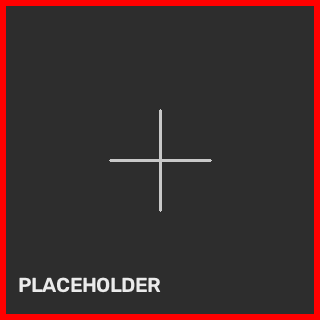
#> input picture assets/dot_matrix/input/placeholder_t0.png, 320 x 320 px; its folder holds only this picture in this run
$ python dot_matrix.py
#> lines starting #> are read from the running program, lines starting #| are printed output that depends on the picture
#!/usr/bin/env python3
# -*- coding: utf-8 -*-
"""dot_matrix.py -- 把 input/ 里的所有图片渲染成 LED 点阵屏（无命令行参数）

实现方式：
  1. 不接受任何命令行参数，所有参数都是文件顶部的常量；
  2. 每个通道的「单个 cell 蒙版」从 masks/ 目录读取 PNG 文件：
         masks/<LAYOUT>_B.png
         masks/<LAYOUT>_G.png
         masks/<LAYOUT>_R.png
     换蒙版就是换文件，不改代码。PNG 里存 0~255 灰度，读进来除以 255 当权重。
  3. 批量处理 input/ 里的**所有图片**，只输出最终结果到 output/，
     **不写任何中间文件**。

处理链（每张图独立运行一遍）：
  1. 原图 INTER_AREA 下采样到 (ROWS, COLS) 点阵屏分辨率
  2. 建一整屏纯黑画布 (COLS*cell_w  x  ROWS*cell_h)
  3. 读每个通道的单个 cell 蒙版，缩放到 cell 大小
  4. np.tile 把单个 cell 蒙版平铺到每一个点阵像素，再按通道填色：
         out[..., c] = 最近邻放大后的通道 c * mask_tiled[c]
  5. uint8 -> float32（可以超过 255）
  6. 乘 GAIN 提亮
  7. 高斯模糊，模拟发光/扩散（SIGMA 以 cell 边长为单位，取 cell 短边；0 = 不模糊）
  8. clip 回 [0, 255] 并转回 uint8

用法（唯一的运行方式，不接受参数）：
    python3 assets/dot_matrix/dot_matrix.py

    input/  放要处理的图（png/jpg/jpeg/bmp，只看这一层，不递归）
    output/ 每张图输出一张同名 PNG，中间结果只在内存里，不写入文件
"""

from __future__ import annotations

from pathlib import Path
from typing import Dict, List

import cv2
import numpy as np

# --------------------------------------------------------------------------- #
# 全部参数硬编码在这里 —— 不接受命令行参数，改这几行就行
# --------------------------------------------------------------------------- #
HERE = Path(__file__).resolve().parent

INPUT_DIR = HERE / "input"     # 待点阵化的图片目录（处理这里面所有图片）
MASK_DIR = HERE / "masks"      # 单个 cell 蒙版目录，读 <LAYOUT>_B/G/R.png
OUT_DIR = HERE / "output"      # 只放最终结果，不写中间文件

IMAGE_EXTS = (".png", ".jpg", ".jpeg", ".bmp")   # input/ 里认哪些扩展名

LAYOUT = "stripe"      # 用哪一套蒙版："circle"（圆点）或 "stripe"（RGB 竖条子像素）
ROWS = 64              # 点阵屏行数
COLS = 64              # 点阵屏列数
OUT_SIZE = 2048        # 输出分辨率（取整为 cell 的整数倍）
GAIN = 1.0             # 提亮增益，越大越容易过曝成白
SIGMA = 0.0           # 高斯 sigma，单位是 cell 边长（长短边不一致时取短边）；0 = 不模糊

CHANNEL_NAMES = ("B", "G", "R")   # 蒙版文件的通道后缀，也是数组的第 0/1/2 维


# --------------------------------------------------------------------------- #
# 1) 把原图下采样到点阵屏分辨率
# --------------------------------------------------------------------------- #
def downsample_to_matrix(img: np.ndarray, rows: int, cols: int) -> np.ndarray:
    """任意尺寸 BGR uint8 图像 -> (rows, cols) 的点阵屏像素。"""
    return cv2.resize(img, (cols, rows), interpolation=cv2.INTER_AREA)


# --------------------------------------------------------------------------- #
# 2)+3) cell 大小 + 从 PNG 读每通道的单个 cell 蒙版
# --------------------------------------------------------------------------- #
def cell_size(rows: int, cols: int, out_size: int) -> tuple:
    """输出分辨率取整为 cell 整数倍时，单个 cell 的 (高, 宽)。"""
    cell_w = max(1, int(round(out_size / cols)))
    cell_h = max(1, int(round(out_size / rows)))
    return cell_h, cell_w


def load_cell_masks(layout: str, cell_h: int, cell_w: int,
                    mask_dir: Path = MASK_DIR) -> np.ndarray:
    """从 mask_dir 读 (3, cell_h, cell_w) float32 蒙版：只描述一个 cell 内部。

    PNG 是 0~255 灰度，读进来先归一化到 0~1；尺寸和当前 cell 不一致时自动缩放
    （缩小用 INTER_AREA，放大用 INTER_LINEAR），所以换 ROWS/COLS/OUT_SIZE 不用重画蒙版。
    """
    masks = np.empty((3, cell_h, cell_w), dtype=np.float32)
    for index, name in enumerate(CHANNEL_NAMES):
        path = mask_dir / f"{layout}_{name}.png"
        mask = cv2.imread(str(path), cv2.IMREAD_GRAYSCALE)
        if mask is None:
            raise SystemExit(f"读不到蒙版：{path}（LAYOUT={layout!r} 需要 {layout}_B/G/R.png）")
        if mask.shape != (cell_h, cell_w):
            shrinking = mask.shape[0] > cell_h or mask.shape[1] > cell_w
            mask = cv2.resize(mask, (cell_w, cell_h),
                              interpolation=cv2.INTER_AREA if shrinking else cv2.INTER_LINEAR)
        masks[index] = mask.astype(np.float32) / 255.0
    return masks


def tile_masks(cell_masks: np.ndarray, rows: int, cols: int) -> np.ndarray:
    """(3, cell_h, cell_w) --np.tile--> (3, rows*cell_h, cols*cell_w)，每个点阵像素一张。"""
    return np.tile(cell_masks, (1, rows, cols))


# --------------------------------------------------------------------------- #
# 4) 按蒙版填充纯黑画布
# --------------------------------------------------------------------------- #
def fill_by_channel_masks(screen: np.ndarray, masks: np.ndarray) -> np.ndarray:
    """screen: (rows, cols, 3) 点阵屏内容；masks: (3, H, W) 平铺后的蒙版。"""
    out_h, out_w = masks.shape[1], masks.shape[2]
    # 最近邻放大：一个 cell 里的所有子像素都拿到该点阵像素的颜色
    up = cv2.resize(screen, (out_w, out_h), interpolation=cv2.INTER_NEAREST).astype(np.float32)
    canvas = np.zeros((out_h, out_w, 3), dtype=np.float32)
    for c in range(3):
        canvas[..., c] = up[..., c] * masks[c]
    return np.clip(canvas, 0.0, 255.0).round().astype(np.uint8)


# --------------------------------------------------------------------------- #
# 5)~8) 提亮 / 发光 / 截断
# --------------------------------------------------------------------------- #
def brighten(filled_u8: np.ndarray, gain: float) -> np.ndarray:
    """uint8 -> float32（可超过 255），再乘增益。"""
    return filled_u8.astype(np.float32) * gain


def gaussian_glow(bright_f: np.ndarray, sigma: float) -> np.ndarray:
    """高斯模糊；sigma 单位是**像素**，<= 0 时原样返回（0 就是 0，不做任何自动推断）。

    调用方负责把"cell 倍数"换算成像素（见 render_dot_matrix）；
    OpenCV 在 ksize=(0,0) 且 sigma=0 时会断言失败，所以 0 必须显式跳过。
    """
    if sigma <= 0:
        return bright_f
    return cv2.GaussianBlur(bright_f, (0, 0), sigmaX=sigma, sigmaY=sigma,
                            borderType=cv2.BORDER_REPLICATE)


def clip_to_uint8(f: np.ndarray) -> np.ndarray:
    return np.clip(f, 0.0, 255.0).astype(np.uint8)


# --------------------------------------------------------------------------- #
# 完整流程（单张图，结果只在内存里，不写入文件）
# --------------------------------------------------------------------------- #
def render_dot_matrix(img: np.ndarray, rows: int = ROWS, cols: int = COLS,
                      out_size: int = OUT_SIZE, gain: float = GAIN, sigma: float = SIGMA,
                      layout: str = LAYOUT) -> Dict[str, object]:
    """返回各阶段结果（只返回给调用者，不写文件），其中 final 是最终 uint8 图像。

    sigma 以 cell 边长为单位（cell 长短边不一致时取较短边），内部换算成像素
    sigma_px = sigma * min(cell_w, cell_h)，两个值都会放在返回的 dict 里。
    """
    cell_h, cell_w = cell_size(rows, cols, out_size)
    out_w, out_h = cols * cell_w, rows * cell_h

    screen = downsample_to_matrix(img, rows, cols)                     # 1
    cell_masks = load_cell_masks(layout, cell_h, cell_w)               # 2 + 3（读 PNG）
    masks = tile_masks(cell_masks, rows, cols)                         # 4a 平铺
    filled = fill_by_channel_masks(screen, masks)                      # 4b 填充
    bright = brighten(filled, gain)                                    # 5 + 6
    sigma_px = sigma * min(cell_w, cell_h)                             # cell 边长倍数 -> 像素
    blurred = gaussian_glow(bright, sigma_px)                          # 7（0 = 不模糊）
    final = clip_to_uint8(blurred)                                     # 8

    return dict(screen=screen, cell_masks=cell_masks, masks=masks, filled=filled,
                bright=bright, blurred=blurred, final=final,
                sigma=float(sigma), sigma_px=float(sigma_px),
                cell_w=cell_w, cell_h=cell_h)


# --------------------------------------------------------------------------- #
# 批量入口（没有命令行参数）
# --------------------------------------------------------------------------- #
def list_input_images(input_dir: Path = INPUT_DIR) -> List[Path]:
    """input/ 里的所有图片，按文件名排序（不递归）。"""
    if not input_dir.is_dir():
        raise SystemExit(f"输入目录不存在：{input_dir}")
    return sorted(p for p in input_dir.iterdir()
                  if p.is_file() and p.suffix.lower() in IMAGE_EXTS)


def main() -> int:
    images = list_input_images()
    if not images:
        raise SystemExit(f"输入目录里没有图片（{' / '.join(IMAGE_EXTS)}）：{INPUT_DIR}")

    cell_h, cell_w = cell_size(ROWS, COLS, OUT_SIZE)
    OUT_DIR.mkdir(parents=True, exist_ok=True)

    print(f"输入目录      : {INPUT_DIR}（{len(images)} 张图）")
    print(f"点阵屏        : {COLS} x {ROWS} 个点，单个 cell {cell_w} x {cell_h} px"
          f" -> 每张输出 {COLS * cell_w} x {ROWS * cell_h}")
    sigma_px = SIGMA * min(cell_w, cell_h)
    print(f"蒙版/增益/模糊: {LAYOUT}（masks/{LAYOUT}_B|G|R.png），gain={GAIN}，"
          f"sigma={SIGMA} cell（{sigma_px:.2f} px）" + ("，不模糊" if sigma_px <= 0 else ""))
    print(f"输出目录      : {OUT_DIR}（只写最终结果，不写中间文件）")

    done = 0
    for path in images:
        img = cv2.imread(str(path), cv2.IMREAD_COLOR)
#> img is the input picture: shape (320, 320, 3); mean B, G, R 44.5, 44.5, 63.3
        if img is None:
            print(f"跳过（读不到）：{path.name}")
            continue
        stages = render_dot_matrix(img)          # 中间结果只在内存里
#> in downsample_to_matrix, `return cv2.resize(img, (cols, rows), interpolation=cv2.INTER_AREA)`:
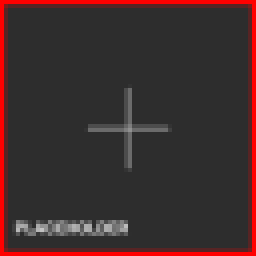
#> returned value: shape (64, 64, 3) (shown 4 times larger); mean of channels 0, 1, 2 44.5, 44.5, 63.3; drawn as B, G, R
        out_path = OUT_DIR / f"{path.stem}.png"
        if not cv2.imwrite(str(out_path), stages["final"]):
            print(f"写出失败：{out_path}")
            continue
        done += 1
        h, w = stages["final"].shape[:2]
        print(f"  {path.name:<24s} {img.shape[1]}x{img.shape[0]} -> {out_path.name}  "
              f"{w}x{h}  sigma={stages['sigma']:g} cell / {stages['sigma_px']:.2f} px  "
              f"提亮峰值={float(stages['bright'].max()):.1f}")

    print(f"完成：{done}/{len(images)} 张 -> {OUT_DIR}")
    return 0


if __name__ == "__main__":
#> (the run stopped early here; a loop or call above may not have finished)

$ run again, on assets/dot_matrix/input/placeholder_t1.png
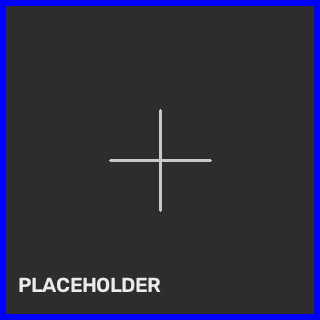
#> input picture assets/dot_matrix/input/placeholder_t1.png, 320 x 320 px
#> in main, img is the input picture: shape (320, 320, 3); mean B, G, R 63.3, 44.5, 44.5
#> in downsample_to_matrix, `return cv2.resize(img, (cols, rows), interpolation=cv2.INTER_AREA)`:
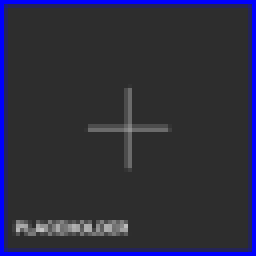
#> returned value: shape (64, 64, 3) (shown 4 times larger); mean of channels 0, 1, 2 63.3, 44.5, 44.5; drawn as B, G, R
